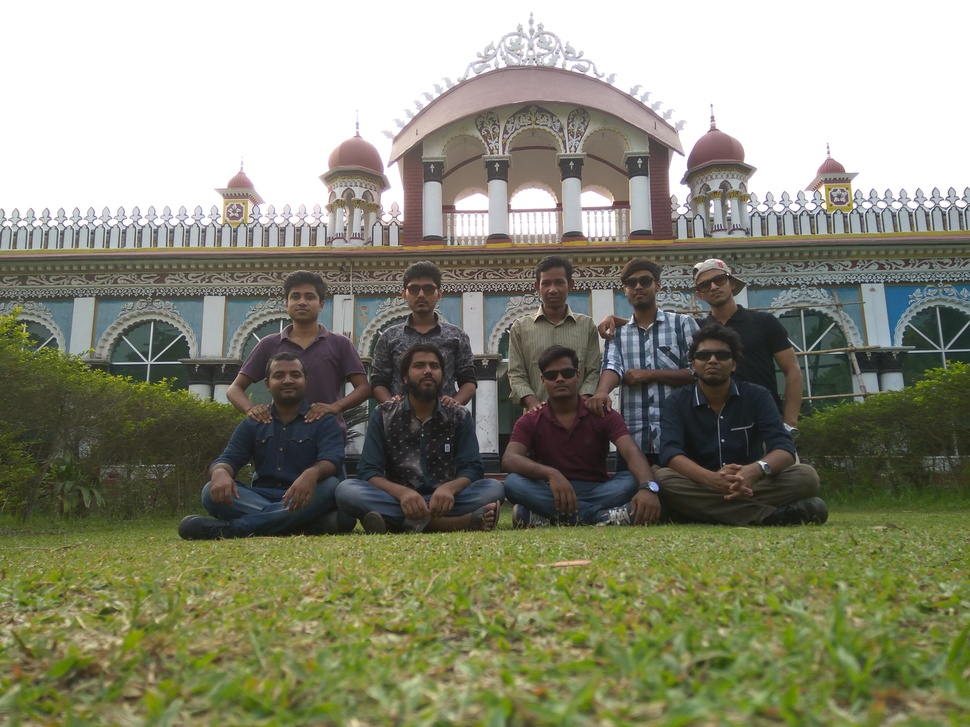
#> input picture Miscellanious/IMG_20180404_165840.jpg, 970 x 727 px, shrunk from 4608 x 3456 before the run, given in place of the camera
$ python 'Image threshholding.py'
#> lines starting #> are read from the running program, lines starting #| are printed output that depends on the picture; after the words box and inside, x2 and y2 are one past the last pixel; in counts of white or black regions, pixels touching at a corner belong together
import cv2
import numpy as np

cap = cv2.VideoCapture(0)

while(1):
    _, frame = cap.read()
#> frame is the input picture: shape (727, 970, 3); mean B, G, R 117.5, 137.7, 136.9
    hsv = cv2.cvtColor(frame, cv2.COLOR_BGR2HSV)
#> hsv: shape (727, 970, 3); mean H, S, V 42, 63.1, 142

    lower_red = np.array([30, 150, 50])
    upper_red = np.array([255, 255, 180])

    mask = cv2.inRange(hsv, lower_red, upper_red)
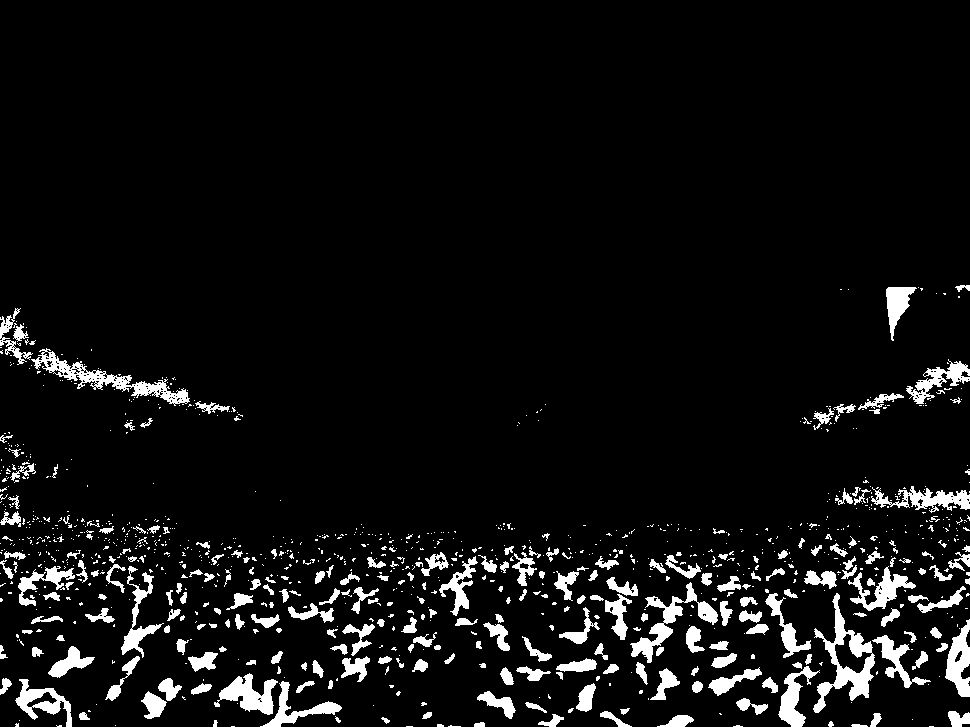
#> mask: shape (727, 970); 6.6% white; 1075 white regions (821 under 20 px), largest, box (x1, y1, x2, y2) and area: (813, 593, 875, 713) 2202, (31, 348, 190, 406) 1891, (630, 582, 718, 663) 1583
    res = cv2.bitwise_and(frame, frame, mask=mask)
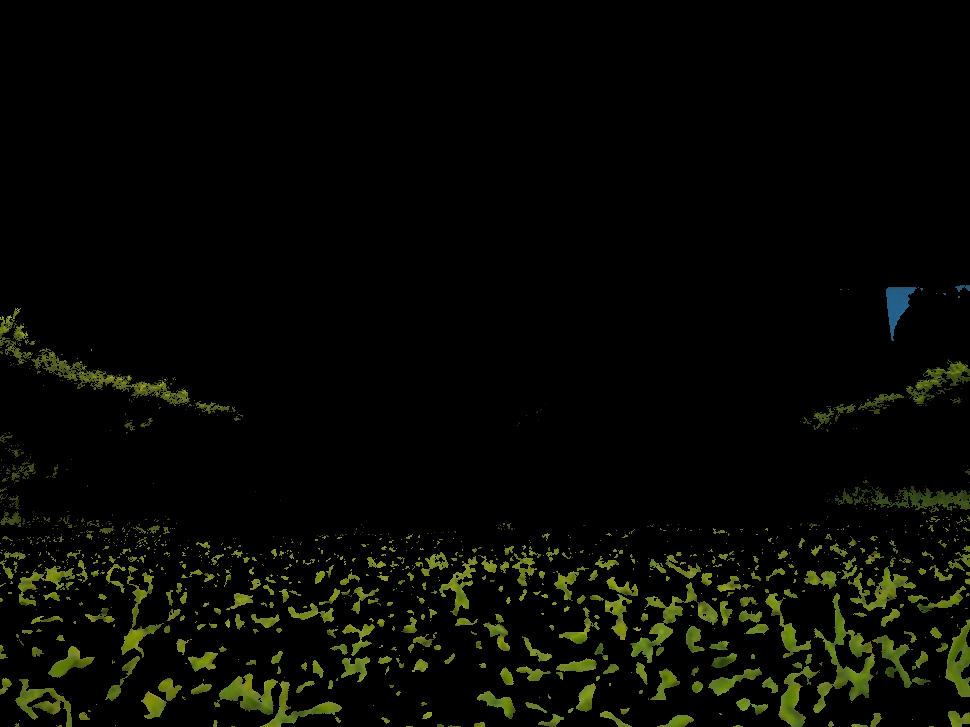
#> res: shape (727, 970, 3); mean B, G, R 2.5, 7.7, 6.6

    cv2.imshow('frame', frame)
    cv2.imshow('mask', mask)
    cv2.imshow('res', res)

    k = cv2.waitKey(5) & 0xFF
#> (key Esc is pressed here)
    if k == 27:
        break

cv2.destroyAllWindows()
cap.release()
